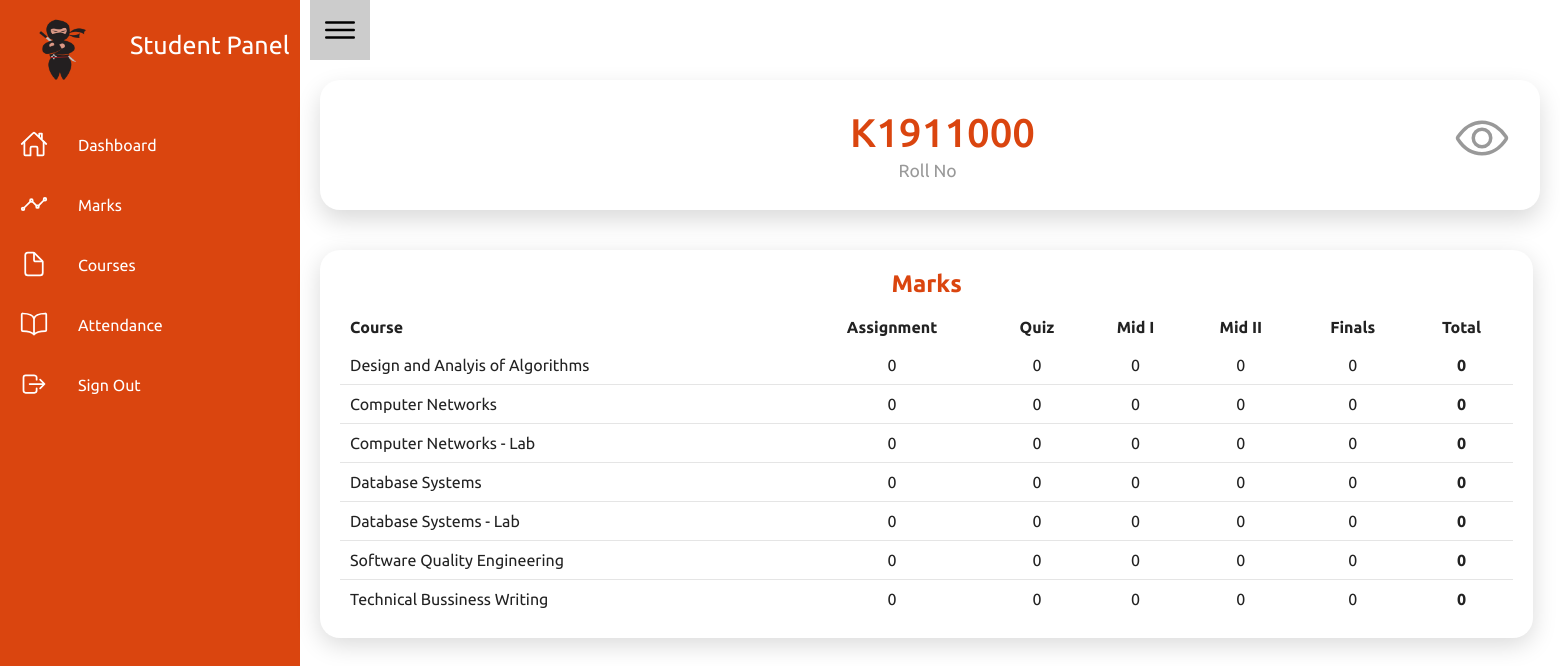
/Student_Marks.php (signed in), run on the app's committed database.
### tables this page shows
CREATE TABLE `section_enrollment` (
  `Section_ID` varchar(25) NOT NULL,
  `Student_ID` varchar(25) NOT NULL,
  `as_marks` int(11) NOT NULL,
  `quiz_marks` int(11) NOT NULL,
  `mid1_marks` int(11) NOT NULL,
  `mid2_marks` int(11) NOT NULL,
  `final_marks` int(11) NOT NULL
);

CREATE TABLE `course_details` (
  `Course_ID` varchar(25) NOT NULL,
  `Course_Name` varchar(55) NOT NULL,
  `Credit_Hours` int(11) NOT NULL
);

### Student_Marks.php (the view, shortened to what this page needs)
<?php
include_once('check_cookie_student.php');
?>
<!DOCTYPE html>
<html lang="en">
<head>
    <link rel="stylesheet" href="CSS/Student_Marks.css" />
</head>
<body>
    <div class="container">
        <?php include("Includes/NavBar_Student_Panel.php") ?>
        <div class="main">
            <div class="topbar">
                <div class="toggle">
                    <ion-icon name="menu-outline"></ion-icon>
                </div>
            </div>
            <div class="cardBox">
                <div class="card">
                    <div>
                        <div class="numbers"><?php echo $_COOKIE['student']; ?></div>
                        <div class="cardName">Roll No</div>
                    </div>
                    <div class="iconBx">
                        <ion-icon name="eye-outline"></ion-icon>
                    </div>
                </div>
            </div>
            <?php
                $qString = "Select * from section_enrollment natural join section_details natural join course_details where Student_ID = '".$_COOKIE["student"]."'";
                $res = $conn -> query($qString);
            ?>
            <div class="details">
                <div class="recentOrders">
                    <div class="cardHeader">
                        <h2>Marks</h2>
                    </div>
                    <table>
                        <thead>
                            <tr>
                                <td>Course</td>
                                <td>Assignment</td>
                                <td>Quiz</td>
                                <td>Mid I</td>
                                <td>Mid II</td>
                                <td>Finals</td>
                                <td>Total</td>
                            </tr>
                        </thead>
                        <tbody>
                            <?php
                                if(mysqli_num_rows($res) > 0){
                                    foreach($res as $row) {
                            ?>
                            <tr>
                                <td><?php echo $row["Course_Name"]; ?></td>
                                <td><?php echo $row["as_marks"]; ?></td>
                                <td><?php echo $row["quiz_marks"]; ?></td>
                                <td><?php echo $row["mid1_marks"]; ?></td>
                                <td><?php echo $row["mid2_marks"]; ?></td>
                                <td><?php echo $row["final_marks"]; ?></td>
                                <td><?php echo $row["as_marks"] + $row["quiz_marks"] + $row["mid1_marks"] + $row["mid2_marks"] + $row["final_marks"]; ?></td>
                            </tr>
                            <?php
                                    }
                                } else {
                                    ?>
                            <tr>
                                <td colspan = "6">You are not enrolled in any class</td>
                            </tr>
                            <?php
                                }
                            ?>
                        </tbody>
                    </table>
                </div>
            </div>
        </div>
    </div>
</body>
</html>

### CSS/Student_Marks.css (style rules this page uses)
* { margin: 0; padding: 0; box-sizing: border-box; font-family: "Ubuntu", sans-serif; }
:root { --blue: #da450f; --white: white; --grey: #f5f5f5; --black1: #222; --black2: #999; --backgound: #10191e; }
body { min-height: 100vh; overflow-x: hidden; background: var(--white); }
.container { position: relative; width: 100%; }
.main { position: absolute; width: calc(100% - 300px); left: 300px; min-height: 100vh; background: var(--white); transition: 0.5s; }
.topbar { width: 100%; height: 60px; display: flex; justify-content: space-between; align-items: center; padding: 0 10px; }
.toggle { position: relative; top: 0; width: 60px; height: 60px; background: #ccc; display: flex; justify-content: center; align-items: center; font-size: 2.5em; cursor: pointer; }
.cardBox { position: relative; text-align: center; width: 100%; padding: 20px; display: grid; grid-template-columns: repeat(1, 1fr); grid-gap: 30px; }
.cardBox .card { position: relative; text-align: center; background: var(--white); padding: 30px; border-radius: 20px; display: flex; justify-content: space-between; box-shadow: 0 10px 25px rgba(0, 0, 0, 0.15); }
.cardBox .card .numbers { margin-left: 500px; text-align: center; position: relative; font-weight: 500; font-size: 2.5em; color: var(--blue); }
.cardBox .card .cardName { margin-left: 470px; text-align: center; color: var(--black2); font-size: 1.1em; margin-top: 5px; }
.cardBox .card .iconBx { font-size: 3.5em; color: var(--black2); }
.details { position: absolute; width: 150%; padding: 20px; display: grid; grid-template-columns: 2fr 1fr; grid-gap: 30px; }
.details .recentOrders { position: relative; display: grid; min-height: 100px; background: var(--white); padding: 20px; box-shadow: 0 7px 25px rgba(0, 0, 0, 0.15); border-radius: 20px; }
.cardHeader { text-align: center; justify-content: space-between; align-items: flex-start; }
.cardHeader h2 { text-align: center; font-weight: 600; color: var(--blue); }
.details table { width: 100%; border-collapse: collapse; margin-top: 10px; }
.details table thead td { font-weight: 800; }
.details .recentOrders table tr { color: var(--black1); border-bottom: 1px solid rgba(0, 0, 0, 0.1); }
.details .recentOrders table tr:last-child { border-bottom: none; }
.details .recentOrders table tr td { padding: 10px; }
.details .recentOrders table tr td:nth-child(4) { text-align: center; }
.details .recentOrders table tr td:nth-child(2) { text-align: center; }
.details .recentOrders table tr td:nth-child(3) { text-align: center; }
.details .recentOrders table tr td:nth-child(5) { text-align: center; }
.details .recentOrders table tr td:nth-child(6) { text-align: center; }
.details .recentOrders table tr td:nth-child(7) { text-align: center; }
.details .recentOrders table tr td:last-child { text-align: center; font-weight: 700; }

### data on the page
section_enrollment: course_details.Course_Name "Design and Analyis of Algorithms", as_marks "0", quiz_marks "0", mid1_marks "0", mid2_marks "0", final_marks "0"
section_enrollment: course_details.Course_Name "Computer Networks", as_marks "0", quiz_marks "0", mid1_marks "0", mid2_marks "0", final_marks "0"
section_enrollment: course_details.Course_Name "Computer Networks - Lab", as_marks "0", quiz_marks "0", mid1_marks "0", mid2_marks "0", final_marks "0"
section_enrollment: course_details.Course_Name "Database Systems", as_marks "0", quiz_marks "0", mid1_marks "0", mid2_marks "0", final_marks "0"
section_enrollment: course_details.Course_Name "Database Systems - Lab", as_marks "0", quiz_marks "0", mid1_marks "0", mid2_marks "0", final_marks "0"
section_enrollment: course_details.Course_Name "Software Quality Engineering", as_marks "0", quiz_marks "0", mid1_marks "0", mid2_marks "0", final_marks "0"
section_enrollment: course_details.Course_Name "Technical Bussiness Writing", as_marks "0", quiz_marks "0", mid1_marks "0", mid2_marks "0", final_marks "0"

### other printed values
$_COOKIE['student'] "K1911000"
